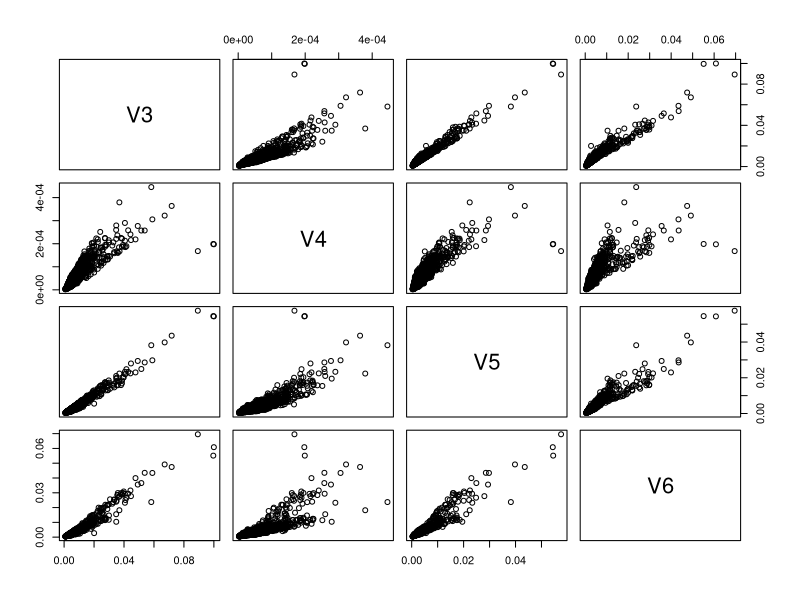
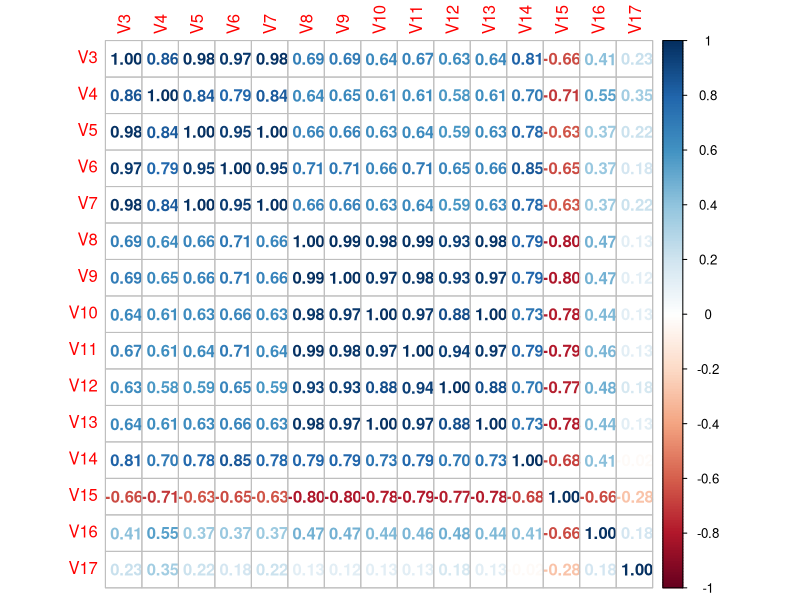
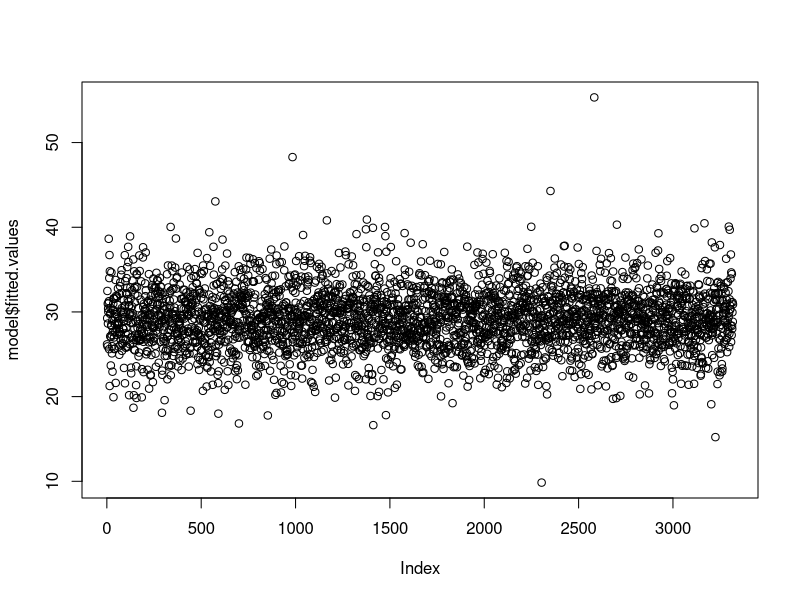
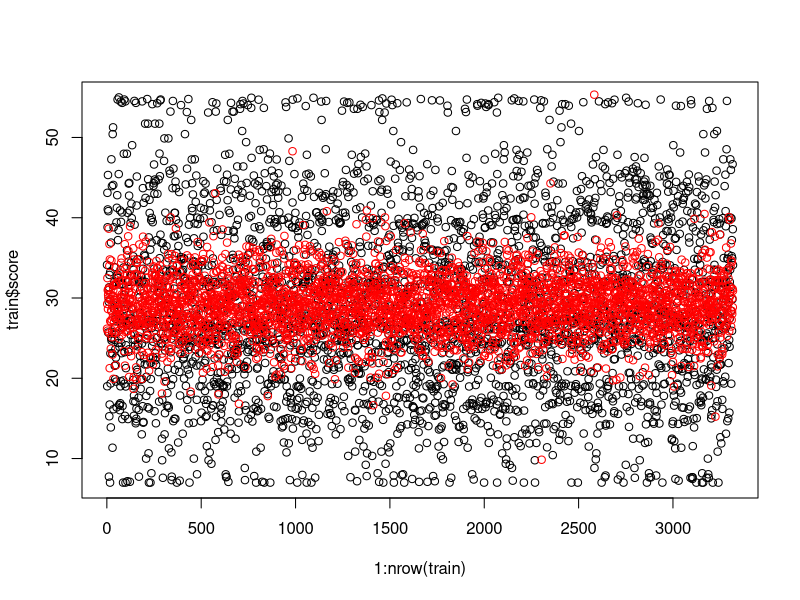
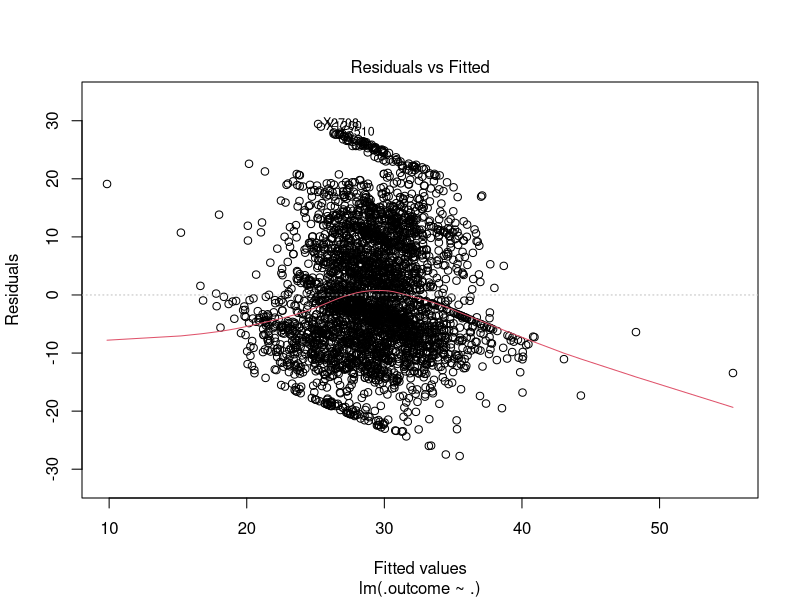
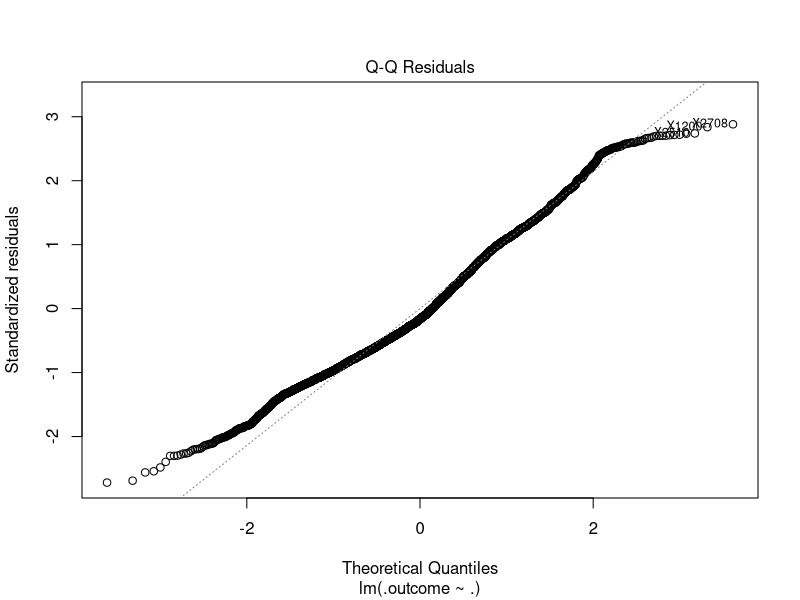
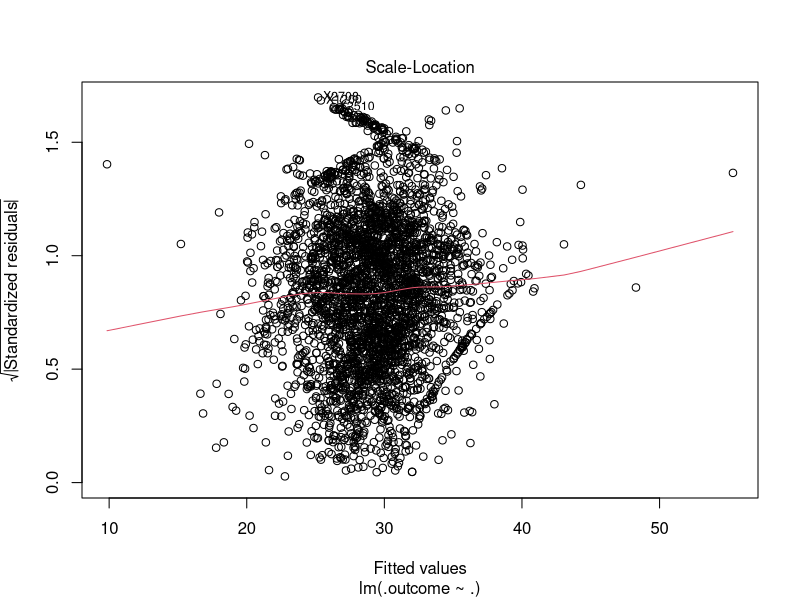
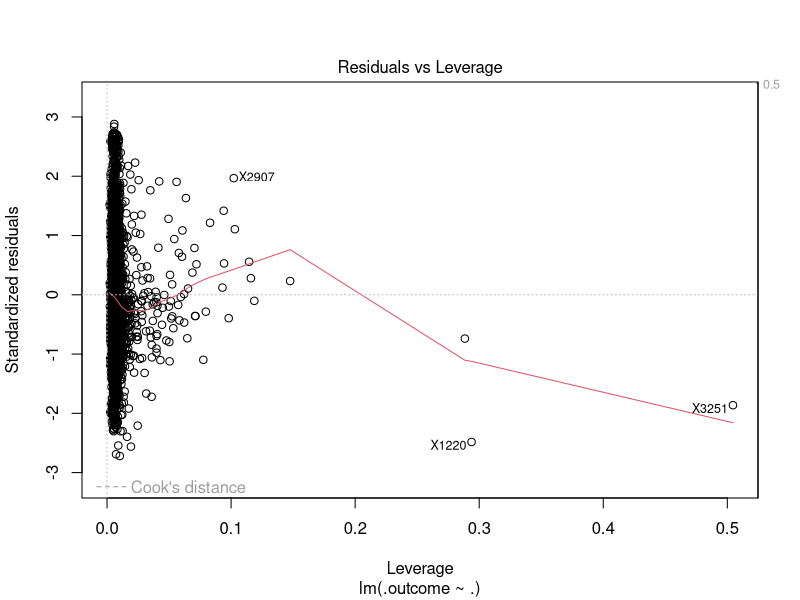

These charts were generated, in order, by the following R code:
#### Kaggle Challenge####

##### Prediction of Patient Heart Disease#####
setwd("~/R/train.csv")
data <- read.csv("train.csv")
View(data)
str(data)
data <- data[-1]
View(data)
ncol(data)
nrow(data)

#### Exploratory Analysis #####
summary(data)
pairs(data[,2:5])

library(corrplot)
cor <- cor(data[,-c(1,17:28)],use="everything", method=c("pearson"))
head(cor)
corrplot(cor, method = "number", type = "full")

##### Principal Component Analysis #####
pca<-prcomp(data[,-c(1,17:28)])
attributes(pca)
summary(pca)
pca
View(pca$x)
pca_data <-data.frame(pca$x)
head(pca_data$PC1)

##### Splitting the data into Train and Test Data #####
split <- sample(2, nrow(data), replace=T, prob =c(0.8,0.2))

train <- data[split==1,]
test <- data[split==2,]

##### Building Regression Model ######

model<- lm(score~., 
           data= train)
summary(model)
attributes(model)
plot(model$fitted.values)
    #### Interpretation of the result###
#The model shows V10..V18 and V21, have significant effect on the score of patient.p<0.05

##### Prediction using train data######
predict <- predict(model, train)
head(predict)
head(train$score)

plot(1:nrow(train), train$score)
points(1:nrow(train), predict, col="red")



library(caret)
train_control <-trainControl(method = "boot")
model1 <- train(score~., 
               data= train, 
               method = "lm",
               trainContrl = train_control)
summary(model1)
attributes(model1)
plot(model1$finalModel)

predict1 <- predict(model1, train)
head(predict1) 
head(train$score)


new_data <- read.csv("test.csv")
View(new_data)
new_score <- predict(model, new_data)
head(new_score)

id <- new_data$Id
result <- data.frame(id, new_score)
head(result)
colnames(result) <- c("id","new_score")
head(result)
write.csv(result, "result.csv")
